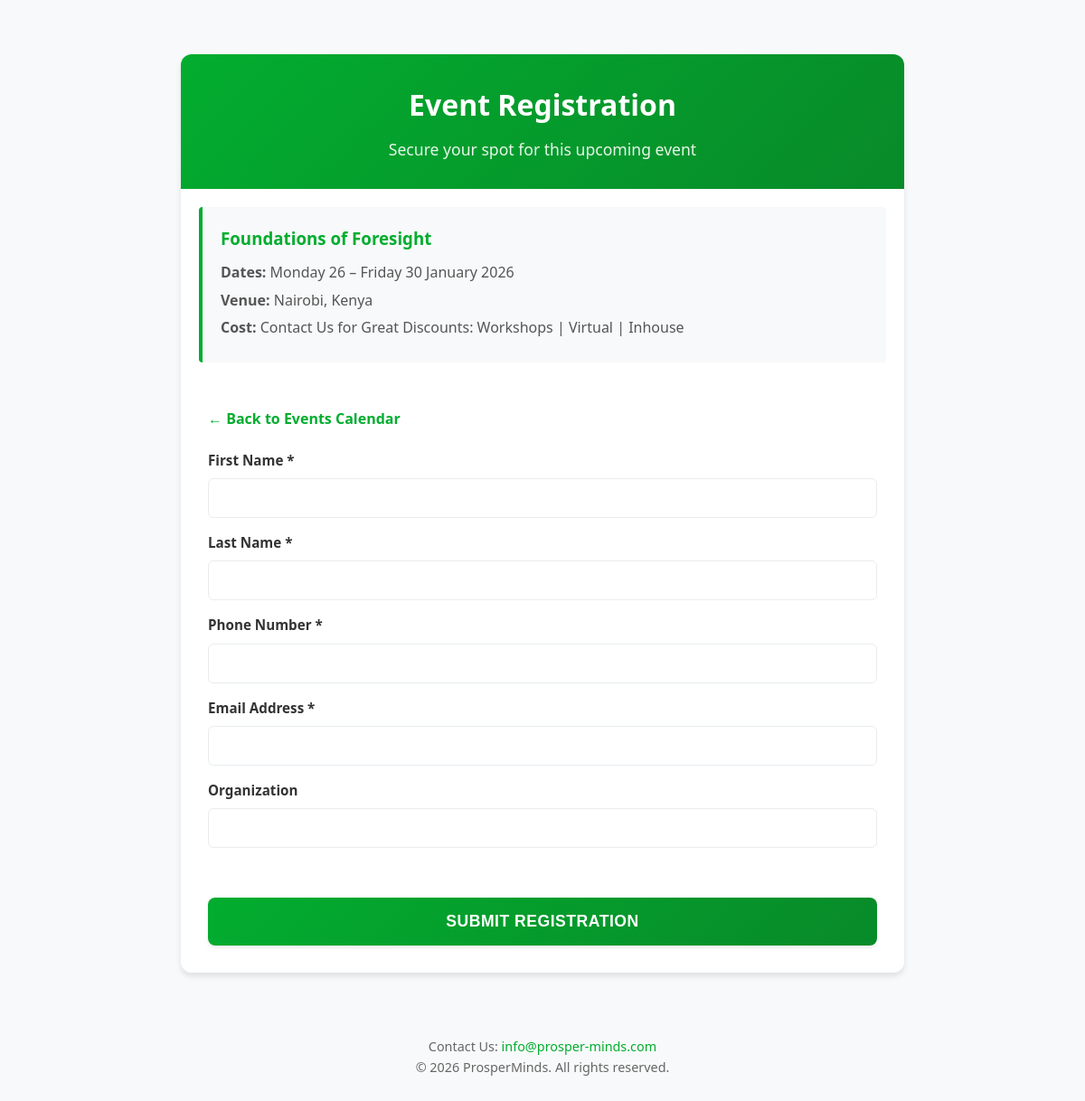
The page /registration_page.php?event_id=1 on the database its author committed.
### tables this page shows
CREATE TABLE IF NOT EXISTS `events` (
  `id` int(11) NOT NULL AUTO_INCREMENT,
  `title` varchar(255) NOT NULL,
  `description` text NOT NULL,
  `dates` varchar(100) NOT NULL,
  `venue` varchar(100) NOT NULL,
  `target_audience` varchar(255) NOT NULL,
  `tagline` varchar(255) NOT NULL,
  `objective` text NOT NULL,
  `method` text NOT NULL,
  `benefit` text NOT NULL,
  `cost` varchar(100) NOT NULL,
  PRIMARY KEY (`id`)
);

### registration_page.php (the view, shortened to what this page needs)
<?php
$event_id = isset($_GET['event_id']) ? intval($_GET['event_id']) : 0;
$conn = getDBConnection();
$event = null;
if ($event_id > 0) {
    $stmt = $conn->prepare("SELECT * FROM events WHERE id = ?");
    $stmt->bind_param("i", $event_id);
    $stmt->execute();
    $result = $stmt->get_result();
    if ($result->num_rows > 0) {
        $event = $result->fetch_assoc();
    }
}
?>
<!DOCTYPE html>
<html lang="en">
<head>
    <link rel="stylesheet" href="styles.css">
</head>
<body>
    <div class="registration-page-container">
        <div class="registration-page-header">
            <h1>Event Registration</h1>
            <p>Secure your spot for this upcoming event</p>
        </div>
        <div class="event-info-box">
            <h3><?php echo htmlspecialchars($event['title']); ?></h3>
            <p><strong>Dates:</strong> <?php echo htmlspecialchars($event['dates']); ?></p>
            <p><strong>Venue:</strong> <?php echo htmlspecialchars($event['venue']); ?></p>
            <p><strong>Cost:</strong> <?php echo htmlspecialchars($event['cost']); ?></p>
        </div>
        <div class="registration-page-body">
            <a href="index.php" class="back-link">&larr; Back to Events Calendar</a>
            <form id="registrationForm" class="registration-form" method="POST" action="register.php">
                <div class="form-group">
                    <label for="firstName">First Name *</label>
                    <input type="text" id="firstName" name="first_name" required>
                </div>
                <div class="form-group">
                    <label for="lastName">Last Name *</label>
                    <input type="text" id="lastName" name="last_name" required>
                </div>
                <div class="form-group">
                    <label for="phone">Phone Number *</label>
                    <input type="tel" id="phone" name="phone" required>
                </div>
                <div class="form-group">
                    <label for="email">Email Address *</label>
                    <input type="email" id="email" name="email" required>
                </div>
                <div class="form-group">
                    <label for="organization">Organization</label>
                    <input type="text" id="organization" name="organization">
                </div>
                <div style="margin-top: 30px;">
                    <button type="submit" class="submit-btn">Submit Registration</button>
                </div>
            </form>
        </div>
    </div>
    <div class="footer">
        <p>Contact Us: <a href="mailto:info@prosper-minds.com">info@prosper-minds.com</a></p>
        <p>&copy; <?php echo date('Y'); ?> ProsperMinds. All rights reserved.</p>
    </div>
</body>
</html>

### styles.css (style rules this page uses)
:root { --primary-color: #02AD2F; --primary-gradient: linear-gradient(135deg, #02AD2F, #088A29); --secondary-color: #f8f9fa; --text-color: #333; --light-gray: #e9ecef; --card-shadow: 0 4px 6px rgba(0, 0, 0, 0.1); --border-radius: 12px; }
* { margin: 0; padding: 0; box-sizing: border-box; }
body { font-family: 'Segoe UI', Tahoma, Geneva, Verdana, sans-serif; line-height: 1.6; color: var(--text-color); background-color: var(--secondary-color); padding: 20px; }
.registration-form { display: grid; gap: 15px; }
.form-group { display: flex; flex-direction: column; gap: 8px; }
.form-group label { font-weight: 600; color: var(--text-color); font-size: 0.95rem; }
.form-group input { padding: 12px; border: 1px solid var(--light-gray); border-radius: 6px; font-size: 1rem; transition: all 0.2s; background-color: white; }
.submit-btn { background: var(--primary-gradient); color: white; border: none; padding: 16px; border-radius: 8px; cursor: pointer; font-weight: 700; font-size: 1.1rem; transition: all 0.2s ease; width: 100%; min-height: 48px; box-shadow: 0 2px 4px rgba(0, 0, 0, 0.1); text-transform: uppercase; letter-spacing: 0.5px; margin-top: 10px; }
.footer { text-align: center; margin-top: 50px; padding: 20px; color: #666; font-size: 0.9rem; }
.footer a { color: var(--primary-color); text-decoration: none; }

### registration_page.php (style rules this page uses)
.registration-page-container { max-width: 800px; margin: 40px auto; background: white; border-radius: var(--border-radius); box-shadow: var(--card-shadow); overflow: hidden; }
.registration-page-header { background: var(--primary-gradient); color: white; padding: 30px; text-align: center; }
.registration-page-header h1 { font-size: 2rem; margin-bottom: 10px; }
.registration-page-header p { font-size: 1.1rem; opacity: 0.9; }
.event-info-box { background: #f8f9fa; padding: 20px; margin: 20px; border-left: 4px solid var(--primary-color); border-radius: 4px; }
.event-info-box h3 { color: var(--primary-color); margin-bottom: 10px; }
.event-info-box p { margin-bottom: 5px; color: #555; }
.registration-page-body { padding: 30px; }
.back-link { display: inline-block; margin-bottom: 20px; color: var(--primary-color); text-decoration: none; font-weight: 600; }

### rows shown on the page
events: title "Foundations of Foresight", dates "Monday 26 – Friday 30 January 2026", venue "Nairobi, Kenya", cost "Contact Us for Great Discounts: Workshops | Virtual | Inhouse"
